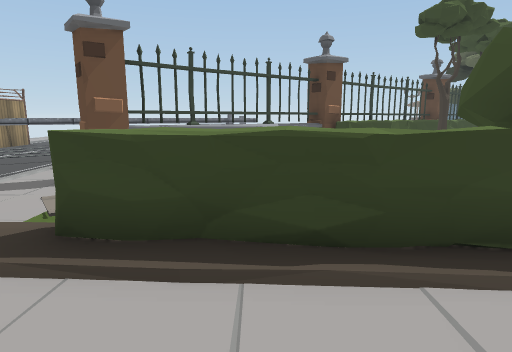
View 1 (above)

24 first-person views from a walk through a 3-D level made in the Unity game engine. The camera is 1.2 m above the floor, tilts 10° down and sees 75° across. The floor is counted in squares, 1 m on a side. Each view is taken from the middle of a square. On the plan, view 1 faces up. The plan holds only what a view shows up to about 14 squares ahead; the rest is blank. The place goes on beyond the plan. Some surface patterns are stand-ins.

View 2
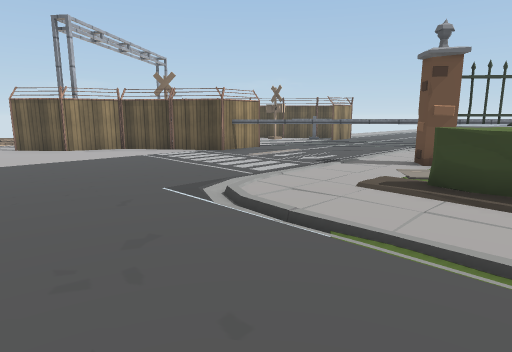

View 3
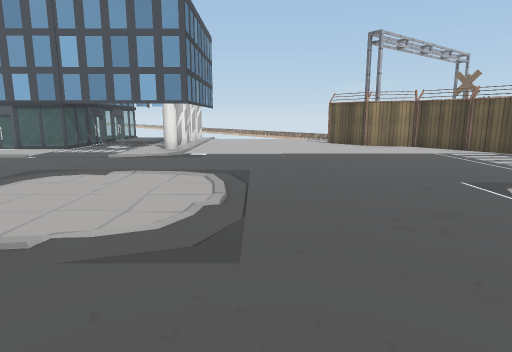

View 4
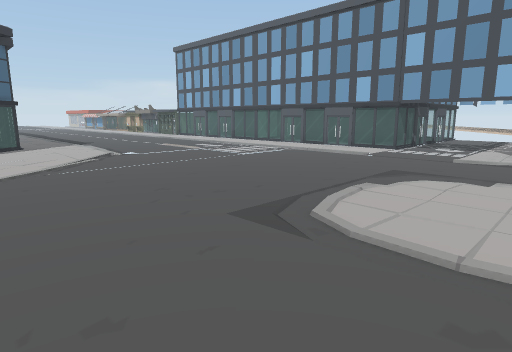

View 5
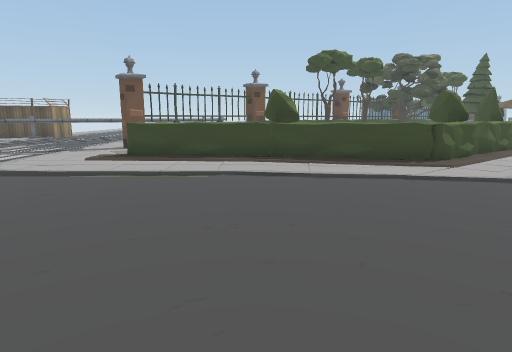

View 6
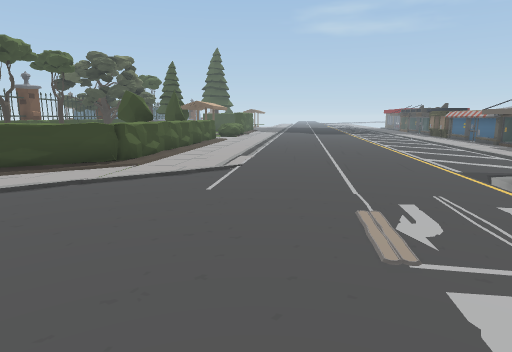

View 7
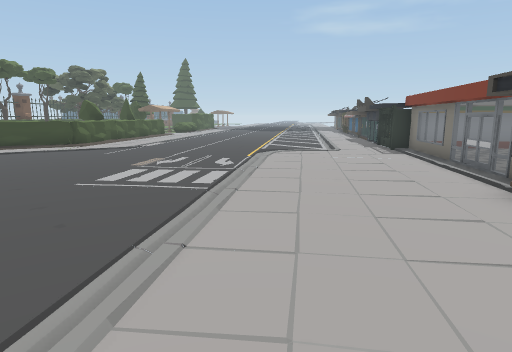

View 8
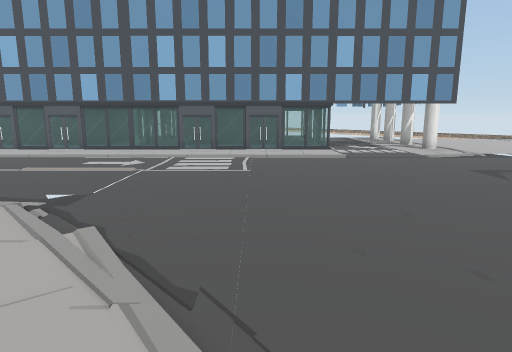

View 9
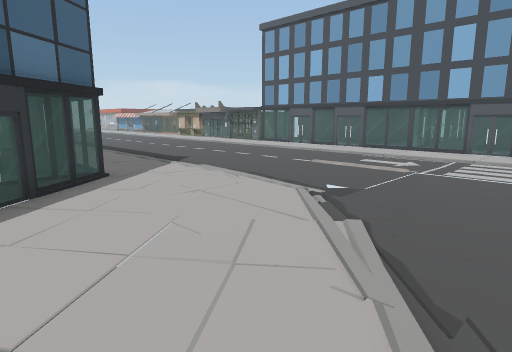

View 10
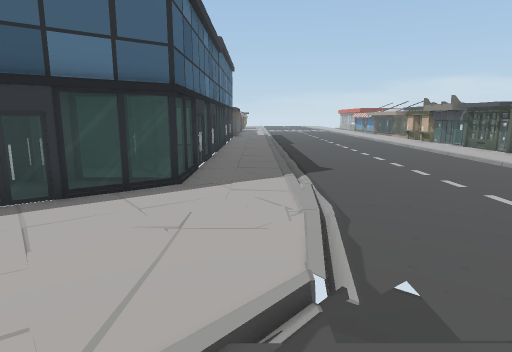

View 11
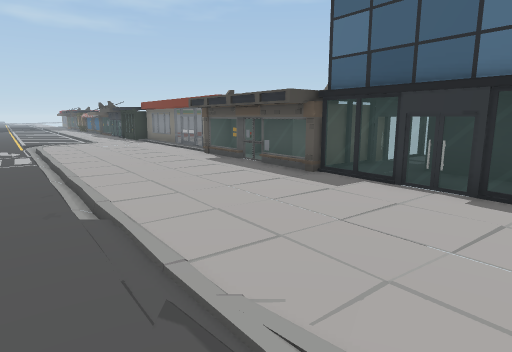

View 12
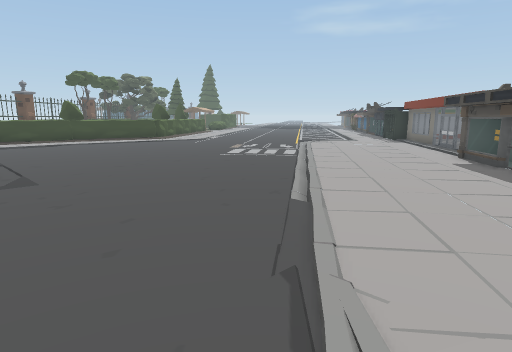

View 13
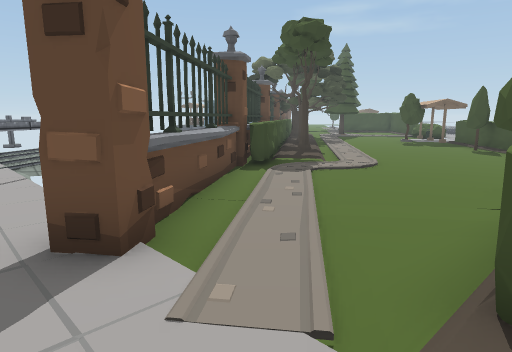

View 14
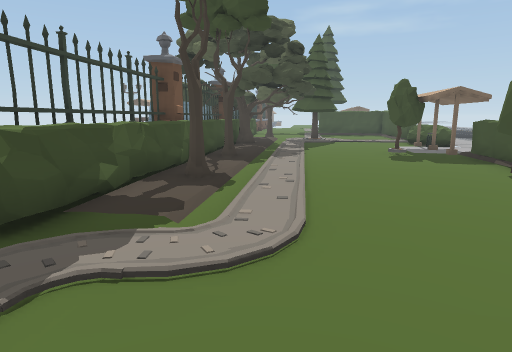

View 15
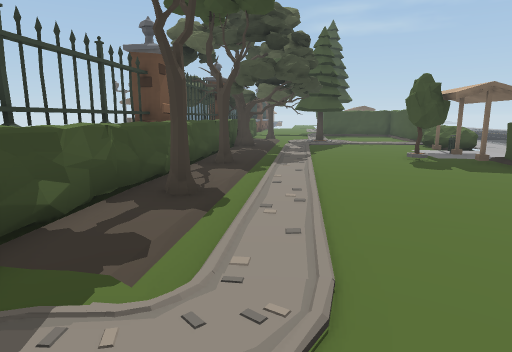

View 16
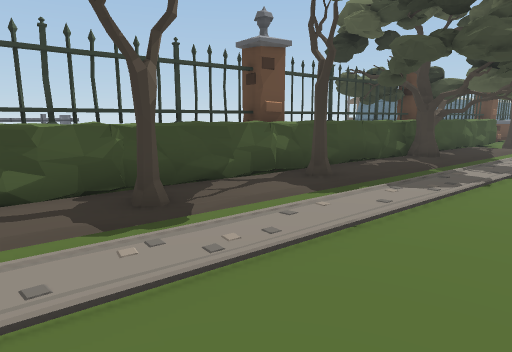

View 17
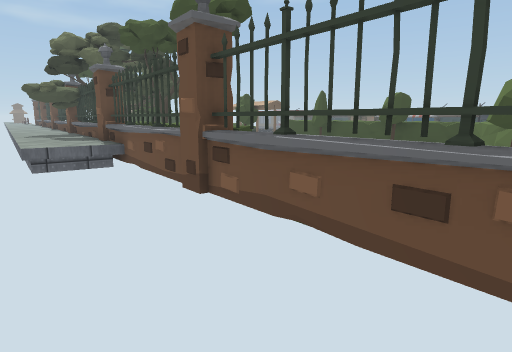

View 18
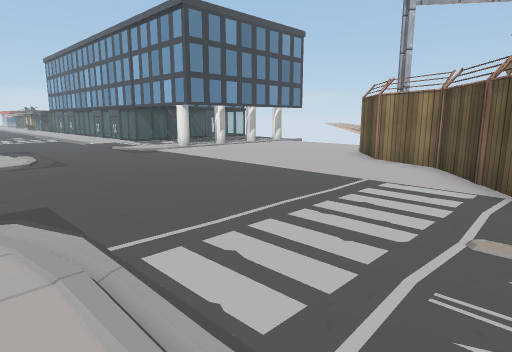

View 19
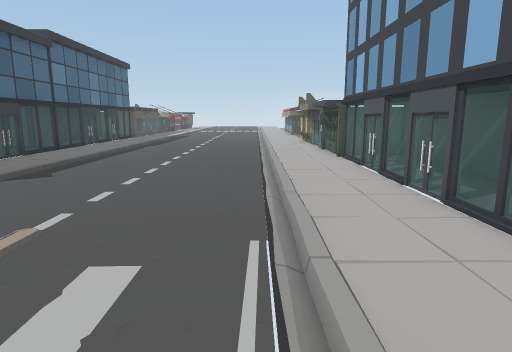

View 20
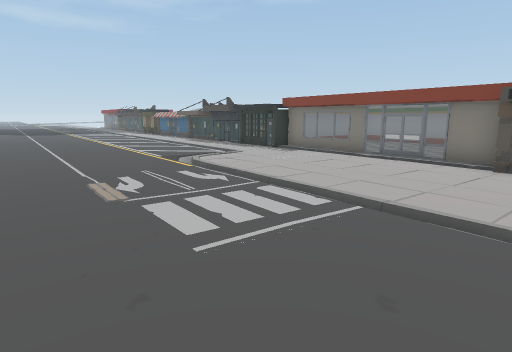

View 21
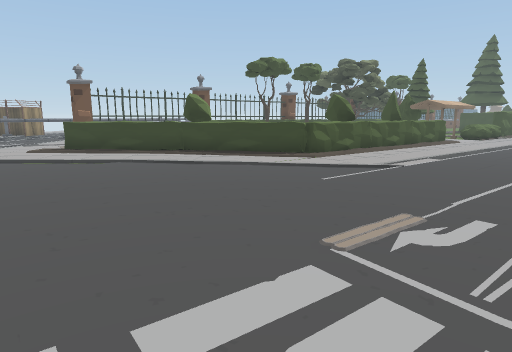

View 22
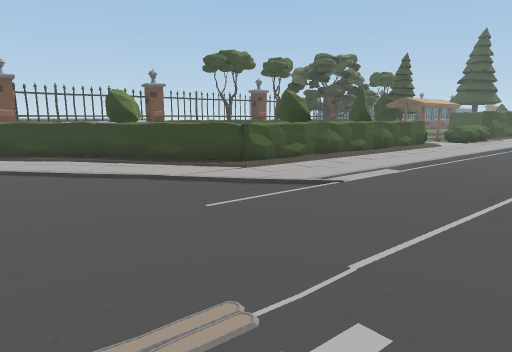

View 23
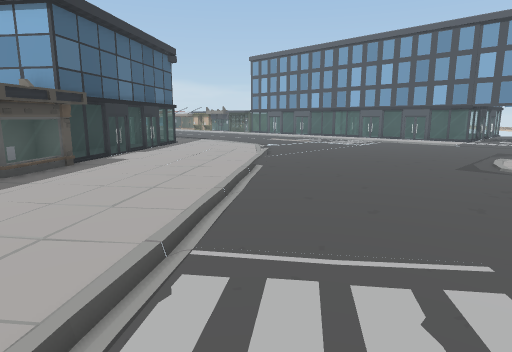

View 24
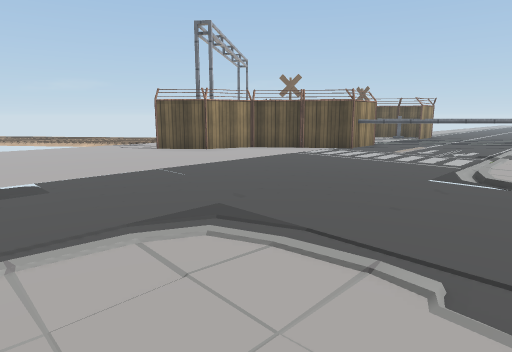

### Floor plan
Key: @ floor where view 1 was taken; # wall or solid block; . main floor; : floor 0.25 m higher than the main floor; + floor 0.5 m higher than the main floor; / step, stairs or slope; = window, fence, low wall or low ledge; ^ raised ledge; F fence; H hedge; T tree; I thing the floor can be seen under or through; O other object.
Columns run from 13 left of view 1 to 13 right of it. Each row starts with its distance up from view 1.
 20            ##
 19            #/          =
 18                     #==+TF
 17                    #=+++#HH
 16                   #=++##HHT
 15                  ##++##H.TT
 14   OF##     .     #++F#H.:.T
 13   OF..    ./ #   ###HH:/...
 12     ..    .# #   ##H.T//...
 11      .... .     ##H.:......
 10      ....II# ##FHH:T......T
  9      ...I..  #=.H.//......T
  8     ...I=..###............
  7    F.II...F##.............H
  6    FII....F.............THH
  5    #...................HH..
  4   FF...........TT....TTH...
  3 #F.........HHHHTTH  HHH....
  2 F................HHHH......
  1 F......................//..
  0 .............@./...........
 -1 ...........................
 -2 ...........................
 -3 ...........................
 -4 ...........................
 -5 ...........................
 -6 ...........................
 -7  O.......................//
 -8  #..................//.....
 -9   .................//......
-10   ....................... ^
-11 ##..............//.......^^
-12 #=.............//......#=^
-13 ##...................#^^^
-14 #=.................^^^^
-15 #=................^^^^
-16 #=...............##^^^
-17 #=.......//.....###
-18 #=.............####^
-19 #=............=##  ##
-20 #=..........####
-21 #=......./.###
-22 #=......./.##
-23 ##......./.#
-24 #=......./.#
-25 #=......./.#
-26 ###....../.#
-27   #....../.#
-28   #....../.#

Positions as (right, up) in squares from view 1, and headings:
1: (0, 0), facing up
2: (0, -3), facing up-left
3: (1, -4), facing left
4: (1, -6), facing down-left
5: (2, -7), facing up
6: (3, -7), facing up-right
7: (2, -14), facing up-right
8: (1, -14), facing left
9: (1, -14), facing down-left
10: (-3, -15), facing down
11: (-3, -15), facing right
12: (-3, -16), facing up-right
13: (-4, 3), facing up-right
14: (2, 5), facing up-right
15: (3, 6), facing up-right
16: (7, 6), facing up
17: (-4, 9), facing right
18: (-4, 5), facing down-left
19: (-9, -16), facing down
20: (1, -8), facing right
21: (5, -9), facing up
22: (7, -7), facing up
23: (7, -7), facing down-left
24: (-3, -7), facing up-left
